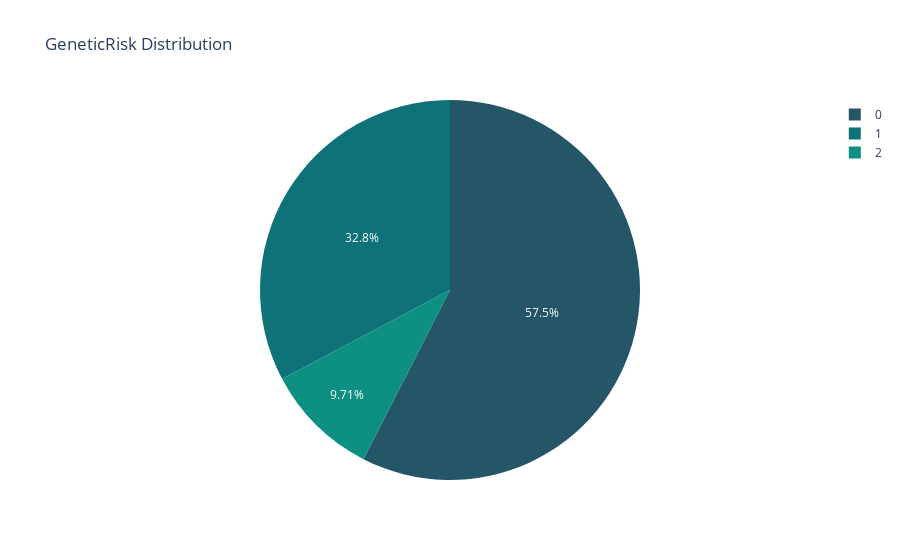

The notebook cell saved with this chart:
### Markdown cell above
## GENETIC RISK DISTIBUTION

### Code cell
plt = px.pie(df, names="GeneticRisk", title="GeneticRisk Distribution", color_discrete_sequence=px.colors.sequential.Aggrnyl)
plt.show()

### Figure 1 — Plotly figure (JSON) as saved in the notebook; plotly's stock layout.template omitted (floating-point values rounded to 4 significant figures; data arrays with more than 128 entries replaced by an {"elided": "..."} marker saying what was removed)
{"data": [{"domain": {"x": [0, 1], "y": [0, 1]}, "hovertemplate": "GeneticRisk=%{label}<extra></extra>", "labels": {"elided": "1700 int values"}, "legendgroup": "", "name": "", "showlegend": true, "type": "pie"}], "layout": {"legend": {"tracegroupgap": 0}, "piecolorway": ["rgb(36, 86, 104)", "rgb(15, 114, 121)", "rgb(13, 143, 129)", "rgb(57, 171, 126)", "rgb(110, 197, 116)", "rgb(169, 220, 103)", "rgb(237, 239, 93)"], "title": {"text": "GeneticRisk Distribution"}}}
